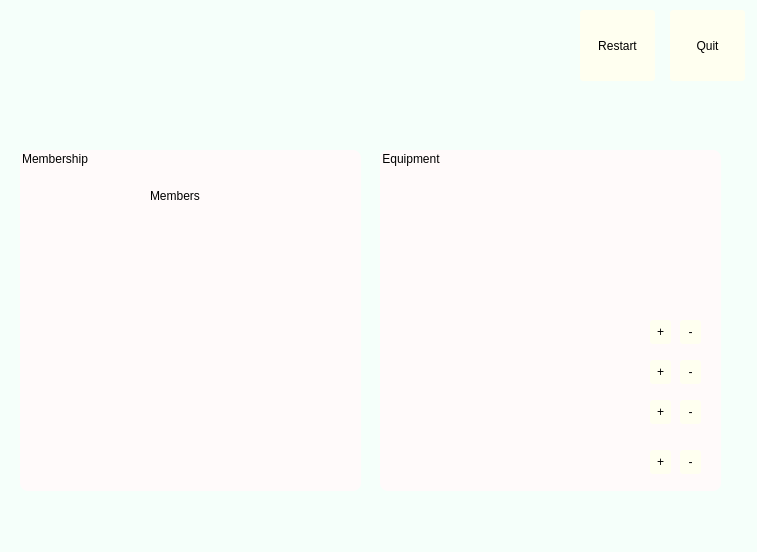
<?xml version="1.0" encoding="UTF-8"?>
<ui version="4.0">
 <class>EmpDialog</class>
 <widget class="QDialog" name="EmpDialog">
  <property name="geometry">
   <rect>
    <x>0</x>
    <y>0</y>
    <width>757</width>
    <height>552</height>
   </rect>
  </property>
  <property name="sizePolicy">
   <sizepolicy hsizetype="Fixed" vsizetype="Fixed">
    <horstretch>0</horstretch>
    <verstretch>0</verstretch>
   </sizepolicy>
  </property>
  <property name="windowTitle">
   <string>Dialog</string>
  </property>
  <property name="styleSheet">
   <string notr="true">#EmpDialog {background-color: rgb(245,255,250)}

QLabel { color: black; }
QLineEdit { border-radius: 3px}

QPushButton
{
	color: black;
	font: 12pt &quot;Segoe UI&quot; bold;
	background-color: rgb(255,255,240);
	border-width: 2px;
    border-radius:3px;
}

QPushButton:hover {background-color: rgb(255,222,173)}

QLabel
{
	font: 12pt &quot;Segoe UI&quot; bold;
}

#equipmentBox
{
	background-color: rgb(255,250,250);
	border-radius: 8px;
}

#membershipBox
{
	background-color: rgb(255,250,250);
	border-radius: 8px;
}
 </string>
  </property>
  <widget class="QLabel" name="welcomeLabel">
   <property name="geometry">
    <rect>
     <x>220</x>
     <y>90</y>
     <width>281</width>
     <height>31</height>
    </rect>
   </property>
   <property name="text">
    <string/>
   </property>
   <property name="alignment">
    <set>Qt::AlignCenter</set>
   </property>
  </widget>
  <widget class="QLabel" name="currentDateTime">
   <property name="geometry">
    <rect>
     <x>10</x>
     <y>20</y>
     <width>241</width>
     <height>16</height>
    </rect>
   </property>
   <property name="font">
    <font>
     <family>Segoe UI 13</family>
     <pointsize>12</pointsize>
     <italic>false</italic>
     <bold>false</bold>
    </font>
   </property>
   <property name="text">
    <string/>
   </property>
  </widget>
  <widget class="QPushButton" name="quitPushButton">
   <property name="geometry">
    <rect>
     <x>670</x>
     <y>10</y>
     <width>75</width>
     <height>71</height>
    </rect>
   </property>
   <property name="text">
    <string>Quit</string>
   </property>
  </widget>
  <widget class="QPushButton" name="restartPushButton">
   <property name="geometry">
    <rect>
     <x>580</x>
     <y>10</y>
     <width>75</width>
     <height>71</height>
    </rect>
   </property>
   <property name="text">
    <string>Restart</string>
   </property>
  </widget>
  <widget class="QLabel" name="logoLabel">
   <property name="geometry">
    <rect>
     <x>320</x>
     <y>10</y>
     <width>191</width>
     <height>101</height>
    </rect>
   </property>
   <property name="text">
    <string/>
   </property>
  </widget>
  <widget class="QGroupBox" name="membershipBox">
   <property name="geometry">
    <rect>
     <x>20</x>
     <y>150</y>
     <width>341</width>
     <height>341</height>
    </rect>
   </property>
   <property name="title">
    <string>Membership</string>
   </property>
   <widget class="QLabel" name="memberLabel">
    <property name="geometry">
     <rect>
      <x>130</x>
      <y>30</y>
      <width>71</width>
      <height>31</height>
     </rect>
    </property>
    <property name="text">
     <string>Members</string>
    </property>
   </widget>
   <widget class="QLabel" name="numLabel">
    <property name="geometry">
     <rect>
      <x>20</x>
      <y>190</y>
      <width>301</width>
      <height>21</height>
     </rect>
    </property>
    <property name="text">
     <string/>
    </property>
   </widget>
   <widget class="QLabel" name="programLabel">
    <property name="geometry">
     <rect>
      <x>20</x>
      <y>240</y>
      <width>301</width>
      <height>21</height>
     </rect>
    </property>
    <property name="text">
     <string/>
    </property>
   </widget>
   <widget class="QLabel" name="membershipLabel">
    <property name="geometry">
     <rect>
      <x>20</x>
      <y>290</y>
      <width>301</width>
      <height>21</height>
     </rect>
    </property>
    <property name="text">
     <string/>
    </property>
   </widget>
  </widget>
  <widget class="QGroupBox" name="equipmentBox">
   <property name="geometry">
    <rect>
     <x>380</x>
     <y>150</y>
     <width>341</width>
     <height>341</height>
    </rect>
   </property>
   <property name="title">
    <string>Equipment</string>
   </property>
   <widget class="QLabel" name="equipmentLabel">
    <property name="geometry">
     <rect>
      <x>120</x>
      <y>30</y>
      <width>121</width>
      <height>121</height>
     </rect>
    </property>
    <property name="text">
     <string/>
    </property>
   </widget>
   <widget class="QLabel" name="balanceLabel">
    <property name="geometry">
     <rect>
      <x>20</x>
      <y>170</y>
      <width>201</width>
      <height>21</height>
     </rect>
    </property>
    <property name="text">
     <string/>
    </property>
   </widget>
   <widget class="QLabel" name="treadmillLabel">
    <property name="geometry">
     <rect>
      <x>20</x>
      <y>215</y>
      <width>201</width>
      <height>21</height>
     </rect>
    </property>
    <property name="text">
     <string/>
    </property>
   </widget>
   <widget class="QLabel" name="stretchingLabel">
    <property name="geometry">
     <rect>
      <x>20</x>
      <y>260</y>
      <width>201</width>
      <height>21</height>
     </rect>
    </property>
    <property name="text">
     <string/>
    </property>
   </widget>
   <widget class="QLabel" name="benchpressLabel">
    <property name="geometry">
     <rect>
      <x>20</x>
      <y>300</y>
      <width>201</width>
      <height>21</height>
     </rect>
    </property>
    <property name="text">
     <string/>
    </property>
   </widget>
   <widget class="QPushButton" name="buyBalancePushButton">
    <property name="geometry">
     <rect>
      <x>270</x>
      <y>170</y>
      <width>21</width>
      <height>24</height>
     </rect>
    </property>
    <property name="text">
     <string>+</string>
    </property>
   </widget>
   <widget class="QPushButton" name="sellBalancePushButton">
    <property name="geometry">
     <rect>
      <x>300</x>
      <y>170</y>
      <width>21</width>
      <height>24</height>
     </rect>
    </property>
    <property name="text">
     <string>-</string>
    </property>
   </widget>
   <widget class="QPushButton" name="buyTreadmillPushButton">
    <property name="geometry">
     <rect>
      <x>270</x>
      <y>210</y>
      <width>21</width>
      <height>24</height>
     </rect>
    </property>
    <property name="text">
     <string>+</string>
    </property>
   </widget>
   <widget class="QPushButton" name="buyStretchPushButton">
    <property name="geometry">
     <rect>
      <x>270</x>
      <y>250</y>
      <width>21</width>
      <height>24</height>
     </rect>
    </property>
    <property name="text">
     <string>+</string>
    </property>
   </widget>
   <widget class="QPushButton" name="buyBenchpressPushButton">
    <property name="geometry">
     <rect>
      <x>270</x>
      <y>300</y>
      <width>21</width>
      <height>24</height>
     </rect>
    </property>
    <property name="text">
     <string>+</string>
    </property>
   </widget>
   <widget class="QPushButton" name="sellTreadmillPushButton">
    <property name="geometry">
     <rect>
      <x>300</x>
      <y>210</y>
      <width>21</width>
      <height>24</height>
     </rect>
    </property>
    <property name="text">
     <string>-</string>
    </property>
   </widget>
   <widget class="QPushButton" name="sellStretchPushButton">
    <property name="geometry">
     <rect>
      <x>300</x>
      <y>250</y>
      <width>21</width>
      <height>24</height>
     </rect>
    </property>
    <property name="text">
     <string>-</string>
    </property>
   </widget>
   <widget class="QPushButton" name="sellBenchpressPushButton">
    <property name="geometry">
     <rect>
      <x>300</x>
      <y>300</y>
      <width>21</width>
      <height>24</height>
     </rect>
    </property>
    <property name="text">
     <string>-</string>
    </property>
   </widget>
  </widget>
 </widget>
 <resources/>
 <connections/>
</ui>
